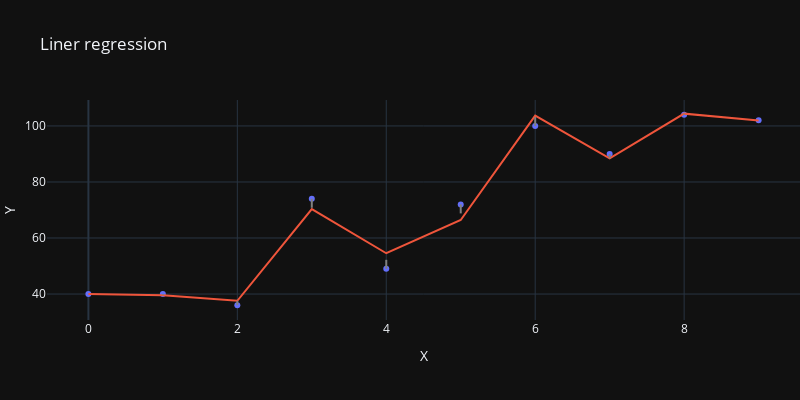

Source (notebook cell):
### Code cell
# using numpy polyval function
coeff = np.polyfit(x=x, y=y, deg=8)
y_pred = np.round(np.polyval(coeff, x),2)
plot_linear_plot(x, y, y_pred).show()

### Figure 1 — Plotly figure (JSON) as saved in the notebook; plotly's stock layout.template omitted (floating-point values rounded to 4 significant figures)
{"data": [{"mode": "markers", "type": "scatter", "x": [0, 1, 2, 3, 4, 5, 6, 7, 8, 9], "y": [40, 40, 36, 74, 49, 72, 100, 90, 104, 102]}, {"mode": "lines", "type": "scatter", "x": [0, 1, 2, 3, 4, 5, 6, 7, 8, 9], "y": [40.04, 39.6, 37.59, 70.3, 54.56, 66.44, 103.7, 88.41, 104.4, 102.0]}, {"line": {"color": "gray", "dash": "dash"}, "mode": "lines", "type": "scatter", "x": [0, 0], "y": [40, 40.04]}, {"line": {"color": "gray", "dash": "dash"}, "mode": "lines", "type": "scatter", "x": [1, 1], "y": [40, 39.6]}, {"line": {"color": "gray", "dash": "dash"}, "mode": "lines", "type": "scatter", "x": [2, 2], "y": [36, 37.59]}, {"line": {"color": "gray", "dash": "dash"}, "mode": "lines", "type": "scatter", "x": [3, 3], "y": [74, 70.3]}, {"line": {"color": "gray", "dash": "dash"}, "mode": "lines", "type": "scatter", "x": [4, 4], "y": [49, 54.56]}, {"line": {"color": "gray", "dash": "dash"}, "mode": "lines", "type": "scatter", "x": [5, 5], "y": [72, 66.44]}, {"line": {"color": "gray", "dash": "dash"}, "mode": "lines", "type": "scatter", "x": [6, 6], "y": [100, 103.7]}, {"line": {"color": "gray", "dash": "dash"}, "mode": "lines", "type": "scatter", "x": [7, 7], "y": [90, 88.41]}, {"line": {"color": "gray", "dash": "dash"}, "mode": "lines", "type": "scatter", "x": [8, 8], "y": [104, 104.4]}, {"line": {"color": "gray", "dash": "dash"}, "mode": "lines", "type": "scatter", "x": [9, 9], "y": [102, 102.0]}], "layout": {"autosize": false, "height": 400, "margin": {"l": 0, "r": 0}, "showlegend": false, "title": {"text": "Liner regression"}, "width": 800, "xaxis": {"title": {"text": "X"}}, "yaxis": {"title": {"text": "Y"}}}}
